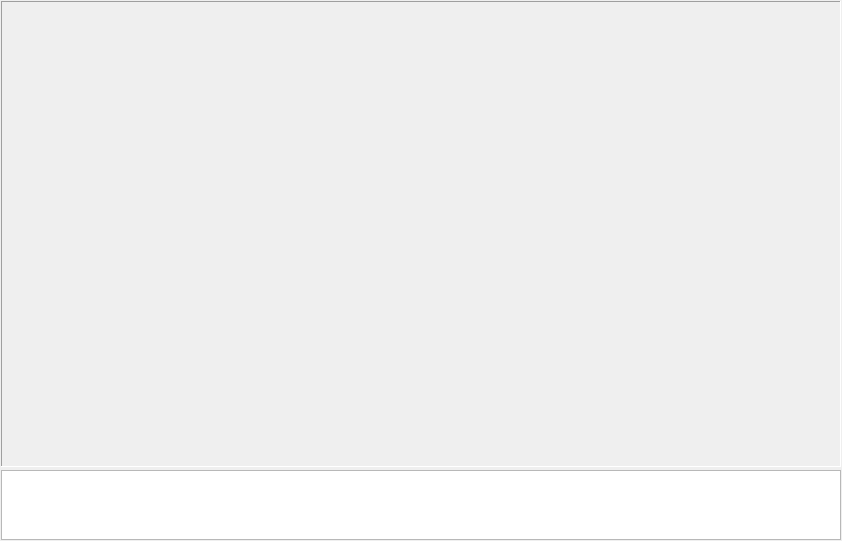
<?xml version="1.0" encoding="UTF-8"?>
<ui version="4.0">
 <class>AutoCorrelationAnalysisVisualWidget</class>
 <widget class="QWidget" name="AutoCorrelationAnalysisVisualWidget">
  <property name="geometry">
   <rect>
    <x>0</x>
    <y>0</y>
    <width>842</width>
    <height>541</height>
   </rect>
  </property>
  <property name="windowTitle">
   <string>Form</string>
  </property>
  <layout class="QVBoxLayout" name="verticalLayout">
   <property name="spacing">
    <number>3</number>
   </property>
   <property name="leftMargin">
    <number>1</number>
   </property>
   <property name="topMargin">
    <number>1</number>
   </property>
   <property name="rightMargin">
    <number>1</number>
   </property>
   <property name="bottomMargin">
    <number>1</number>
   </property>
   <item>
    <widget class="QFrame" name="frDiag">
     <property name="sizePolicy">
      <sizepolicy hsizetype="Preferred" vsizetype="Preferred">
       <horstretch>0</horstretch>
       <verstretch>10</verstretch>
      </sizepolicy>
     </property>
     <property name="frameShape">
      <enum>QFrame::Panel</enum>
     </property>
     <property name="frameShadow">
      <enum>QFrame::Sunken</enum>
     </property>
     <layout class="QVBoxLayout" name="verticalLayout_2">
      <property name="spacing">
       <number>1</number>
      </property>
      <property name="leftMargin">
       <number>1</number>
      </property>
      <property name="topMargin">
       <number>1</number>
      </property>
      <property name="rightMargin">
       <number>1</number>
      </property>
      <property name="bottomMargin">
       <number>1</number>
      </property>
      <item>
       <widget class="AreaGraph" name="wgtDiag" native="true"/>
      </item>
     </layout>
    </widget>
   </item>
   <item>
    <widget class="QTreeView" name="tvFactors">
     <property name="sizePolicy">
      <sizepolicy hsizetype="Expanding" vsizetype="Expanding">
       <horstretch>0</horstretch>
       <verstretch>1</verstretch>
      </sizepolicy>
     </property>
    </widget>
   </item>
  </layout>
 </widget>
 <customwidgets>
  <customwidget>
   <class>AreaGraph</class>
   <extends>QWidget</extends>
   <header location="global">areagraph.h</header>
   <container>1</container>
  </customwidget>
 </customwidgets>
 <resources/>
 <connections/>
</ui>
